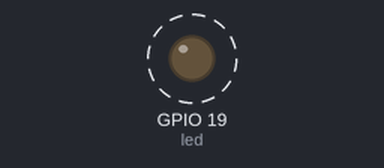
Simulated run of this program. Board: ESP32 board running MicroPython. On the bench: output pins drawn as LEDs (lit = HIGH). Dashed ring = blinking.

Above: at 0.2 s.
Timing chart, 0 to 3.5 s (numbered marks = the images above):
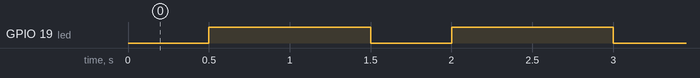

Measured:
- by itself, GPIO 19 (led): alternates HIGH for 1.0 s and LOW for 0.50 s

The program:

Embedded_System_s_Hello_World_Program_The_blinking.py
```python
import time
from machine import Pin

#print('hello')
led = Pin(19,Pin.OUT)
try:
    while True:
        led.value(0)
        time.sleep(0.5)
        led.value(1)
        time.sleep(1)
except KeyboardInterrupt:
    led.off()
    print('end')
```
